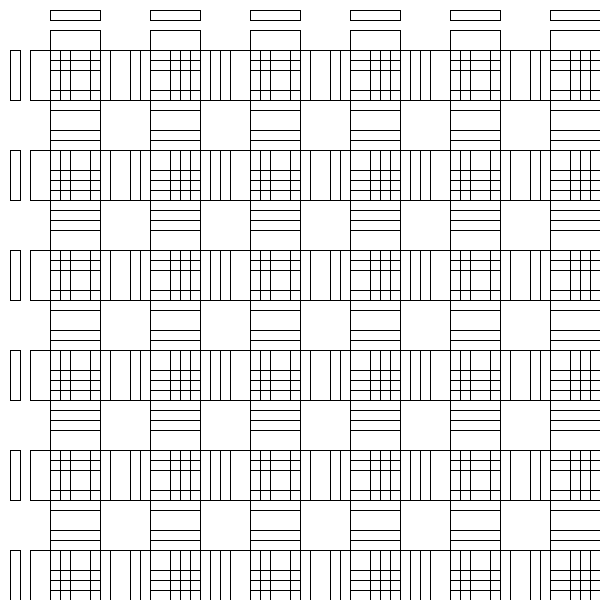
Frame 1 (no input)
Frame 60 (the mouse pressed at the canvas centre just before this capture): identical to frame 1, image omitted
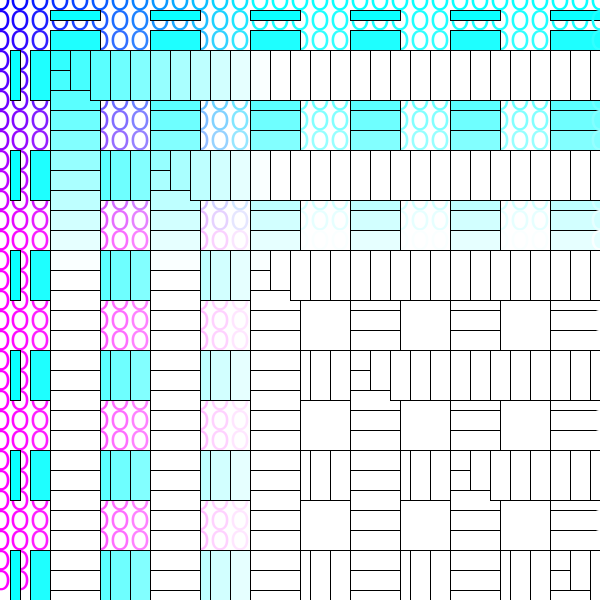
Frame 120 (the mouse held since frame 60 and released just before this capture)

The Processing sketch that drew these frames (run headless with seeded random() and noise(); from frame 60 on, the mouse is pressed at the canvas centre):

// Processing sketch: processing_27038
// ── processing_27038.pde

void setup() {
  size(600,600);
}

void draw(){
  background(255);
  
  for(int i=-10; i<600; i = i+20){
    for(int j=-10; j<600; j = j+20) {   

    textSize(30);
    fill(j,i,mouseY,mouseX);
    text("O",i,j);
    
    
    rect(50,j,50,j);
    rect(j,50,j,50);
    rect(150,j,50,j);
    rect(250,j,50,j);
    rect(350,j,50,j);
    rect(450,j,50,j);
    rect(550,j,50,j);
    rect(j,150,j,50);
    rect(j,250,j,50);
    rect(j,350,j,50);
    rect(j,450,j,50);
    rect(j,550,j,50);
    
    
  }
}
}
